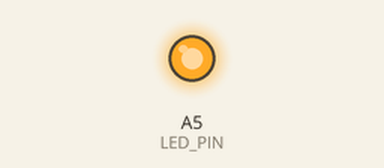
A sketch run on a simulated Arduino Uno, built with avr-gcc and run on an emulated ATmega328P. Shown: output pins drawn as LEDs (lit = HIGH). What the sketch prints to the serial monitor is not drawn.

Above: at 0.1 s.
Timing chart, 0 to 1.6 s (numbered marks = the images above):
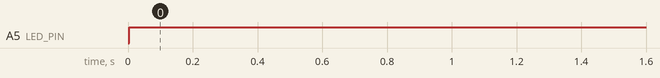

The sketch:

CapSensor.ino
```cpp
#include <CapacitiveSensor.h>

// 4.1MOhm resistor. Pin numbers set for Linkit 7688 Duo
CapacitiveSensor touchSwitch = CapacitiveSensor(22,20);

#define LED_PIN A5 //LED turns on indicating correct sensivitiy


//formula conversao frequencia em MIDI
//f = 440 * 2^(m-69)/12


void setup()
{
 pinMode(LED_PIN, OUTPUT);
 Serial.begin(9600);
}

void loop()
{
 //code form CapacitiveSensor Library.
 long start = millis();
 long val = touchSwitch.capacitiveSensor(30);
 int intVal = (int) val;
 char test = char (val);
//val > 800 closed hand
//turns LED on with closed hand holding triangle
if (val > 800) {

    //for debug
    //Serial.print(val);
    digitalWrite(LED_PIN, HIGH);
 } else {

    digitalWrite(LED_PIN, LOW);
 }
 //Serial.println(val/64);
 Serial.write(val);
}
```

Measured:
- by itself, A5 (LED_PIN): LOW → HIGH at 0.00 s
